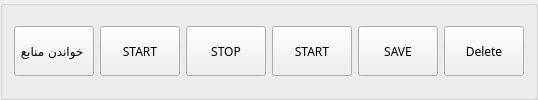
          <widget class="QGroupBox" name="groupBox">
           <property name="maximumSize">
            <size>
             <width>16777215</width>
             <height>110</height>
            </size>
           </property>
           <property name="font">
            <font>
             <family>B Nazanin</family>
             <pointsize>9</pointsize>
            </font>
           </property>
           <property name="mouseTracking">
            <bool>true</bool>
           </property>
           <property name="tabletTracking">
            <bool>true</bool>
           </property>
           <property name="autoFillBackground">
            <bool>true</bool>
           </property>
           <property name="title">
            <string/>
           </property>
           <layout class="QGridLayout" name="gridLayout_3">
            <item row="0" column="5">
             <widget class="QPushButton" name="pushButton_Save">
              <property name="minimumSize">
               <size>
                <width>0</width>
                <height>50</height>
               </size>
              </property>
              <property name="font">
               <font>
                <family>B Nazanin</family>
                <pointsize>9</pointsize>
                <weight>50</weight>
                <bold>false</bold>
               </font>
              </property>
              <property name="mouseTracking">
               <bool>true</bool>
              </property>
              <property name="tabletTracking">
               <bool>true</bool>
              </property>
              <property name="autoFillBackground">
               <bool>true</bool>
              </property>
              <property name="text">
               <string>SAVE</string>
              </property>
             </widget>
            </item>
            <item row="0" column="1">
             <widget class="QPushButton" name="pushButton_start">
              <property name="minimumSize">
               <size>
                <width>0</width>
                <height>50</height>
               </size>
              </property>
              <property name="font">
               <font>
                <family>B Nazanin</family>
                <pointsize>9</pointsize>
                <weight>50</weight>
                <bold>false</bold>
               </font>
              </property>
              <property name="mouseTracking">
               <bool>true</bool>
              </property>
              <property name="tabletTracking">
               <bool>true</bool>
              </property>
              <property name="autoFillBackground">
               <bool>true</bool>
              </property>
              <property name="text">
               <string>START</string>
              </property>
             </widget>
            </item>
            <item row="0" column="6">
             <widget class="QPushButton" name="pushButton_delete">
              <property name="minimumSize">
               <size>
                <width>0</width>
                <height>50</height>
               </size>
              </property>
              <property name="font">
               <font>
                <family>B Nazanin</family>
                <pointsize>9</pointsize>
                <weight>50</weight>
                <bold>false</bold>
               </font>
              </property>
              <property name="mouseTracking">
               <bool>true</bool>
              </property>
              <property name="tabletTracking">
               <bool>true</bool>
              </property>
              <property name="autoFillBackground">
               <bool>true</bool>
              </property>
              <property name="styleSheet">
               <string notr="true"/>
              </property>
              <property name="text">
               <string>Delete</string>
              </property>
             </widget>
            </item>
            <item row="0" column="0">
             <widget class="QPushButton" name="pushButton_read">
              <property name="minimumSize">
               <size>
                <width>0</width>
                <height>50</height>
               </size>
              </property>
              <property name="font">
               <font>
                <family>B Nazanin</family>
                <pointsize>9</pointsize>
                <weight>50</weight>
                <bold>false</bold>
               </font>
              </property>
              <property name="mouseTracking">
               <bool>true</bool>
              </property>
              <property name="autoFillBackground">
               <bool>true</bool>
              </property>
              <property name="text">
               <string>خواندن منابع </string>
              </property>
             </widget>
            </item>
            <item row="0" column="2">
             <widget class="QPushButton" name="pushButton_stop">
              <property name="minimumSize">
               <size>
                <width>0</width>
                <height>50</height>
               </size>
              </property>
              <property name="font">
               <font>
                <family>B Nazanin</family>
                <pointsize>9</pointsize>
                <weight>50</weight>
                <italic>false</italic>
                <bold>false</bold>
                <underline>false</underline>
               </font>
              </property>
              <property name="mouseTracking">
               <bool>true</bool>
              </property>
              <property name="tabletTracking">
               <bool>true</bool>
              </property>
              <property name="autoFillBackground">
               <bool>true</bool>
              </property>
              <property name="text">
               <string>STOP</string>
              </property>
             </widget>
            </item>
            <item row="0" column="3">
             <widget class="QPushButton" name="pushButton_start_3">
              <property name="minimumSize">
               <size>
                <width>0</width>
                <height>50</height>
               </size>
              </property>
              <property name="font">
               <font>
                <family>B Nazanin</family>
                <pointsize>9</pointsize>
                <weight>50</weight>
                <bold>false</bold>
               </font>
              </property>
              <property name="mouseTracking">
               <bool>true</bool>
              </property>
              <property name="tabletTracking">
               <bool>true</bool>
              </property>
              <property name="autoFillBackground">
               <bool>true</bool>
              </property>
              <property name="text">
               <string>START</string>
              </property>
             </widget>
            </item>
           </layout>
          </widget>
